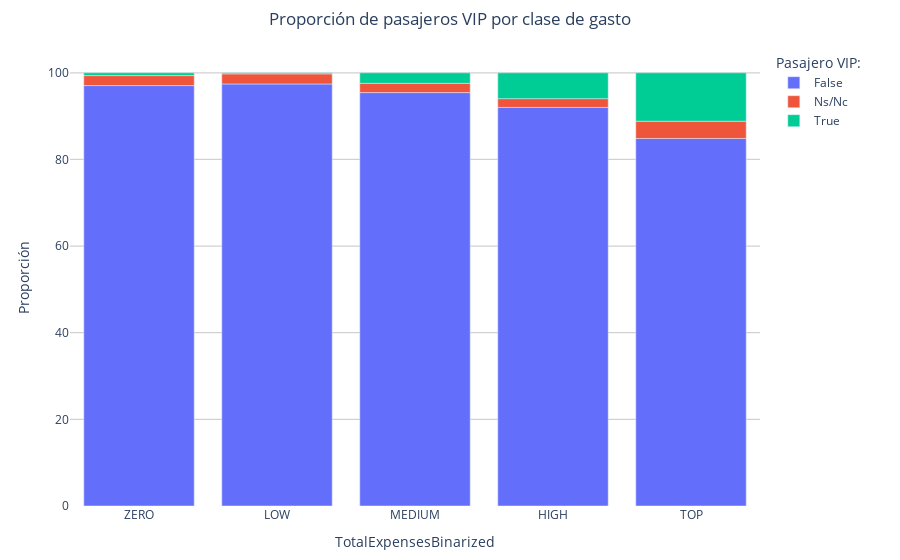

Notebook cell for this chart:
### Markdown cell above
Está claro que los pasajeros con menos recursos no se alojaban en el `CabinDeck` 'G'.

### Code cell
tmp = data.groupby(['TotalExpensesBinarized','VIP']).count().iloc[:,0]
tmp.name = 'Count'
df = tmp.to_frame().reset_index()
df['Núm. pasajeros'] = df.Count

fig = px.bar(df, x="TotalExpensesBinarized", y="Count", color="VIP", hover_data={'VIP':False, 'TotalExpensesBinarized':False, 'Núm. pasajeros':True}, labels={"Count": "Proporción"})
fig.update_layout(plot_bgcolor='white',
                  hovermode="closest",
                  legend={'title_text':'Pasajero VIP:'},
                  title={'text': 'Proporción de pasajeros VIP por clase de gasto', 'x': 0.5},
                  margin={'l':70, 'r':140, 't':50, 'b':50},
                  barnorm='percent')
fig.update_xaxes(showgrid=False)
fig.update_yaxes(showgrid=True, gridwidth=1.2, gridcolor='#d1d1d1')
fig.show()

### Figure 1 — Plotly figure (JSON) as saved in the notebook; plotly's stock layout.template omitted (floating-point values rounded to 4 significant figures)
{"data": [{"alignmentgroup": "True", "customdata": [["False", 5296], ["False", 2420], ["False", 2362], ["False", 2004], ["False", 319]], "hovertemplate": "Proporción=%{y}<br>Núm. pasageros=%{customdata[1]}<extra></extra>", "legendgroup": "False", "marker": {"color": "#636efa", "pattern": {"shape": ""}}, "name": "False", "offsetgroup": "False", "orientation": "v", "showlegend": true, "textposition": "auto", "type": "bar", "x": ["ZERO", "LOW", "MEDIUM", "HIGH", "TOP"], "xaxis": "x", "y": [5296, 2420, 2362, 2004, 319], "yaxis": "y"}, {"alignmentgroup": "True", "customdata": [["Ns/Nc", 126], ["Ns/Nc", 58], ["Ns/Nc", 53], ["Ns/Nc", 44], ["Ns/Nc", 15]], "hovertemplate": "Proporción=%{y}<br>Núm. pasageros=%{customdata[1]}<extra></extra>", "legendgroup": "Ns/Nc", "marker": {"color": "#EF553B", "pattern": {"shape": ""}}, "name": "Ns/Nc", "offsetgroup": "Ns/Nc", "orientation": "v", "showlegend": true, "textposition": "auto", "type": "bar", "x": ["ZERO", "LOW", "MEDIUM", "HIGH", "TOP"], "xaxis": "x", "y": [126, 58, 53, 44, 15], "yaxis": "y"}, {"alignmentgroup": "True", "customdata": [["True", 35], ["True", 6], ["True", 60], ["True", 130], ["True", 42]], "hovertemplate": "Proporción=%{y}<br>Núm. pasageros=%{customdata[1]}<extra></extra>", "legendgroup": "True", "marker": {"color": "#00cc96", "pattern": {"shape": ""}}, "name": "True", "offsetgroup": "True", "orientation": "v", "showlegend": true, "textposition": "auto", "type": "bar", "x": ["ZERO", "LOW", "MEDIUM", "HIGH", "TOP"], "xaxis": "x", "y": [35, 6, 60, 130, 42], "yaxis": "y"}], "layout": {"autosize": true, "barmode": "relative", "barnorm": "percent", "hovermode": "closest", "legend": {"title": {"text": "Pasajero VIP:"}, "tracegroupgap": 0}, "margin": {"b": 50, "l": 70, "r": 140, "t": 50}, "plot_bgcolor": "white", "title": {"text": "Proporción de pasajeros VIP por clase de gasto", "x": 0.5}, "xaxis": {"anchor": "y", "autorange": true, "domain": [0, 1], "range": [-0.5, 4.5], "showgrid": false, "title": {"text": "TotalExpensesBinarized"}, "type": "category"}, "yaxis": {"anchor": "x", "autorange": true, "domain": [0, 1], "gridcolor": "#d1d1d1", "gridwidth": 1.2, "range": [0, 105.3], "showgrid": true, "title": {"text": "Proporción"}, "type": "linear"}}}
